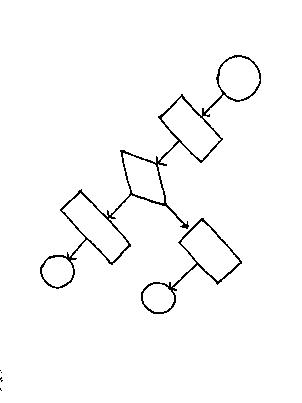
%> input picture BinaryImage.jpg, 302 x 403 px, given in place of 9.jpg, which was not available
$ octave flowchartgenerator.m   (GNU Octave 9; MATLAB toolbox functions it lacks are replaced by stand-ins)
%> lines starting %> are read from the running program, lines starting %| are printed output that depends on the picture; in (x1, y1, x2, y2) boxes, pixels count from 0 and x2, y2 are one past the last pixel; in counts of white or black regions, pixels touching at a corner belong together; the program's own positions count from 1; pictures that were not available may be replaced by others from this repository, and a replacement may not be noted
%% Init
close all
clc
clear

%% Initialize files and folders
imgNo = '9'; %Input Image Number
inpFile = strcat(imgNo, '.jpg'); %Input File
inpFolder = './Inputs'; %Input Folder
outFolder = strcat('./Outputs/', imgNo); %Output Folder
inpPath = fullfile(inpFolder, inpFile); %Input Path
mkdir(outFolder); %Create new output folder

%% Read Image
originalIm = imread(inpPath);
%> originalIm is the input picture: size 403x302 uint8; min 0, max 255, mean 249.4
figure;
imshow(originalIm);
title('Original Image');

%% Convert to grayscale and resize
grayIm = rgb2gray(originalIm);
[nrows, ncols] = size(grayIm); %Image size
%> nrows = 403; ncols = 302
nrows = nrows/10;
%> nrows = 40.3
ncols = ncols/10;
%> ncols = 30.2
% r = nrows/ncols; %Ratio
resizedIm = imresize(grayIm, [nrows, ncols]); %Reduce to 1/10th
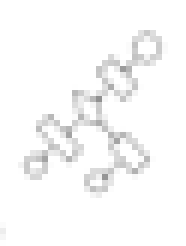
%> resizedIm: size 41x31 uint8 (shown 6 times larger); min 144, max 255, mean 249.1
% resizedIm = imresize(grayIm, [nrows/r, ncols*r]); %Reduce to 1/10th
figure;
imshow(resizedIm);
title('Grayscaled and Resized Image');

%% Gaussian Filter to remove salt and pepper noise
% filteredIm = imgaussfilt(resizedIm, 1);
% figure;
% imshow(filteredIm);

%% Adaptive Thresholding and Binarization
T = adaptthresh(resizedIm, 0.3, 'ForegroundPolarity','dark'); %Adaptive Thresholding
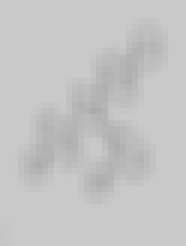
%> T: size 41x31 double (shown 6 times larger); min 0.67, max 0.79, mean 0.772
% figure;
% imagesc(T);
binaryIm = imbinarize(resizedIm, T); %Binarization
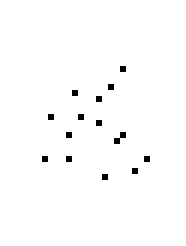
%> binaryIm: size 41x31 logical (shown 6 times larger); 98.8% white; black in thin lines or dots, all inside (x1, y1, x2, y2) = (7, 11, 25, 30)
figure;
imshow(binaryIm);
title('Binary Image');
outFile = 'BinaryImage.jpg';
outPath = fullfile(outFolder, outFile);
saveas(gcf, outPath);

%% Bitwise Inversion
invertedIm = 1-binaryIm;
figure;
imshow(invertedIm);
title('Inverted Image');
outFile = 'InvertedImage.jpg';
outPath = fullfile(outFolder, outFile);
saveas(gcf, outPath);

%% Display diff regions in image
% [7 lines of commented-out code are left out]

%% Remove noise
CC = bwconncomp(invertedIm);
%> CC = 14 connected components
S = regionprops(CC, 'Area');
%> S = 14 regions; largest, Area: 2, 1, 1, 1, 1
L = labelmatrix(CC);
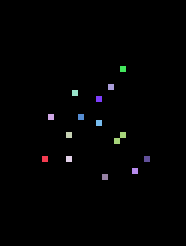
%> L: size 41x31 uint8 (shown 6 times larger); 15 distinct labels, from 0 to 14; one colour per label, 0 black
cleanedIm = ismember(L, find([S.Area] >= 50*nrows/100)); %Keep only those regions which are of area more than specified
%> cleanedIm: size 41x31 logical; every value is 0
% bw = bwareaopen(im, 50);
figure;
imshow(cleanedIm);
title('Image Cleaned');
outFile = 'CleanedImage.jpg';
outPath = fullfile(outFolder, outFile);
saveas(gcf, outPath);

%% Image Fill
filledIm = imfill(cleanedIm, 'holes'); % Fill holes in the image
figure;
imshow(filledIm);
title('Filled Image');
outFile = 'FilledImage.jpg';
outPath = fullfile(outFolder, outFile);
saveas(gcf, outPath);

%% Edge Detection
edgeIm = edge(filledIm, 'zerocross'); %Zero cross edge detection
figure;
imshow(edgeIm);
title('Edge Detection');
outFile = 'EdgeDetection.jpg';
outPath = fullfile(outFolder, outFile);
saveas(gcf, outPath);

%% Hough Transform (In-built)
% [4 lines of commented-out code are left out]

%% Hough Transform
[H,theta,rho] = hough(edgeIm); %Hough Transform
%> H: size 101x180 double; every value is 0
%> theta = 180 values from -90 to 89; rho = 101 values from -50 to 50
peaks = houghpeaks(H, 100); %Peaks in hough transform
%> peaks = 100 rows, first 12: [1 1; 1 1; 1 1; 1 1; 1 1; 1 1; 1 1; 1 1; 1 1; 1 1; 1 1; 1 1]

figure;
imshow(H,[],'XData',theta,'YData',rho,'InitialMagnification','fit');
xlabel('\theta'), ylabel('\rho');
axis on, axis normal, hold on;
plot(theta(peaks(:,2)),rho(peaks(:,1)),'s','color','white');
colormap(gca, hot);
title('Hough Transform Plot');
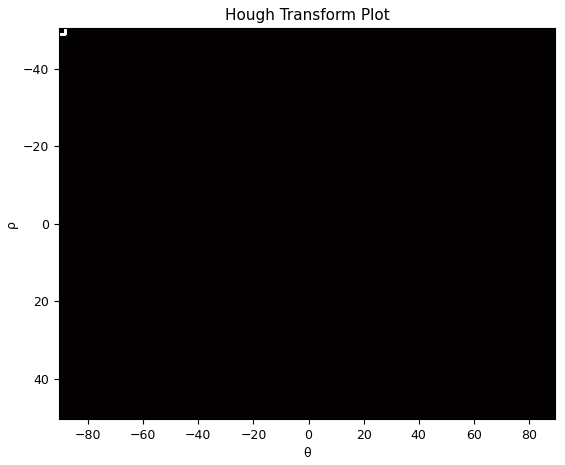
%> figure redrawn from the program's plot data

lines = houghlines(edgeIm,theta,rho,peaks,'FillGap',5,'MinLength',2);
%> lines = empty struct
figure, imshow(cleanedIm), hold on
max_len = 0;
for k = 1:length(lines)
   xy = [lines(k).point1; lines(k).point2];
   plot(xy(:,1),xy(:,2),'LineWidth',2,'Color','green');

   % Plot beginnings and ends of lines
   plot(xy(1,1),xy(1,2),'x','LineWidth',2,'Color','yellow');
   plot(xy(2,1),xy(2,2),'x','LineWidth',2,'Color','red');

   % Determine the endpoints of the longest line segment
   len = norm(lines(k).point1 - lines(k).point2);
   if ( len > max_len)
      max_len = len;
      xy_long = xy;
   end
end
%> this loop made 0 passes
%> after the loop, max_len = 0
title('Detected Lines');
outFile = 'HoughTransform.jpg';
outPath = fullfile(outFolder, outFile);
saveas(gcf, outPath);

%% Find Best Angle and rotate
lines = houghlines(edgeIm, theta, rho, peaks);

%> (the run ends here)
